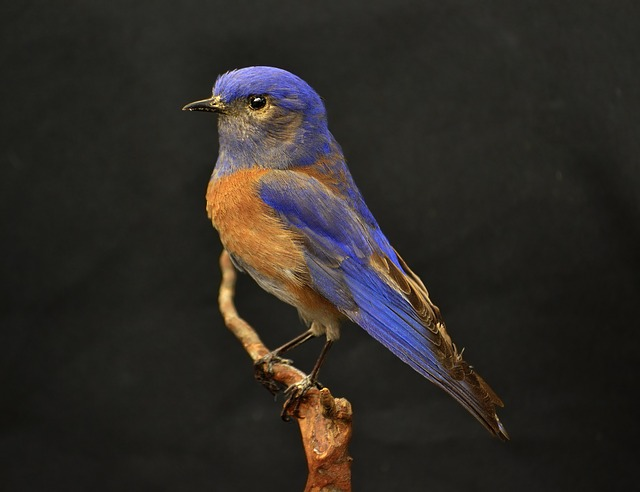
%> input picture exercise1/bird.jpg, 640 x 492 px
$ octave test_immask.m   (GNU Octave 9; MATLAB toolbox functions it lacks are replaced by stand-ins)
%> lines starting %> are read from the running program, lines starting %| are printed output that depends on the picture; in (x1, y1, x2, y2) boxes, pixels count from 0 and x2, y2 are one past the last pixel; in counts of white or black regions, pixels touching at a corner belong together; the program's own positions count from 1
### exercise1/myhist.m
%%%%%%%%%%%%%%%%%%%%%%%%%%%%%%%%%%%%%%%%%%%%%%%%%%%%%%%%%%%%%%%%%

% (b) Myhist. Porazdelitev intenzitete.

function [ H, bins ] = myhist(I , nbins)
I = reshape(I, 1, numel(I) ); % reshape image in 1D vector size of the
% numberor array elements in I

H = zeros(1, nbins) ; % initialize the histogram, fill vek with 0s

max_val_in = 255 ; % highest input value
min_val_in = 0 ; % lowest input value
max_val_out = nbins; % highest cell index
min_val_out = 1 ; % lowest cell index

% Compute bin numbers for all pixels
f = (max_val_out - min_val_out) / (max_val_in - min_val_in); % Compute the scaling factor
idx = floor(double(I) * f) + min_val_out; % Calculate indices for all pixels
idx(idx > nbins) = nbins; % Truncate the outliers, clamp if excedes max

for i = 1 : length(I) % Now iterate the image and increase appropriate histogram cell for each ?- pixel
    H(idx(i)) = H(idx(i)) + 1;
end

% Normalize the histogram (sum of cell values equals 1)
H = H / sum(H) ;

% Compute reference values for all cells in the histogram
bins = ( (1 : nbins) - min_val_out) ./ f;

%%%%%%%%%%%%%%%%%%%%%%%%%%%%%%%%%%%%%%%%%%%%%%%%%%%%%%%%%%%%%%%%%

### exercise1/otsu.m
% (f) Otsu.
function threshold = otsu(I)
    nbins = 256;
    counts = myhist(I, nbins); % Obtain the histogram
    p = counts / sum(counts); % Normalize the histogram. Ze normaliziran?
    sigma = zeros(nbins, 1);
    for t = 1 : nbins
    qlow = sum(p(1:t));
    qhigh = sum(p(t + 1 : end));
    miu_L = sum(p(1:t) .* (1:t)) / qlow;
    miu_H = sum(p(t + 1 : end) .* (t + 1 : nbins)) ./ qhigh;
    sigma(t) = qlow * qhigh * (miu_L - miu_H) ^ 2;
    end
    [~, threshold] = max(sigma(:)); % nastavimo treshold na vrednost maksimuma.
end

### exercise1/immask.m
function I = immask(I, M)

M_int = uint8(M);

I(:,:,1) = I(:,:,1) .* M_int(:,:);
I(:,:,2) = I(:,:,2) .* M_int(:,:);
I(:,:,3) = I(:,:,3) .* M_int(:,:);

end

### exercise1/test_immask.m
%%%%%%%%%%%%%%%%%%%%%%%%%%%%%%%%%%%%%%%%%%%%%%%%%%%%%%%%%%%%%%%%%

% (c) Test immask.

I = imread('bird.jpg');
%> I is the input picture: size 492x640x3 uint8; mean R, G, B 46.1, 42.1, 37.6

M = rgb2gray(I);
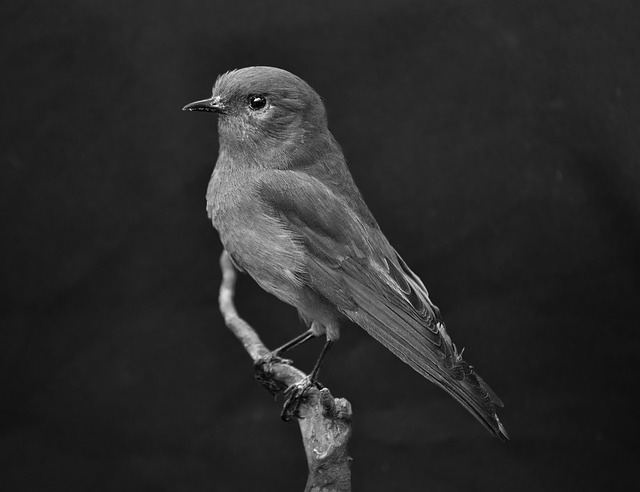
%> M: size 492x640 uint8; min 0, max 254, mean 42.8
SE = ones(20);

M = M > otsu(M);
%> after the loop in myhist, `for i = 1 : length(I)`: H = 256 values, max 18270 at index 32, min 0 at index 238, mean 1230
%> in myhist, `H = H / sum(H) ;`: H = 256 values, max 0.058 at index 32, min 0 at index 238, mean 0.00391
%> in otsu, `counts = myhist(I, nbins);`: counts has the same summary as H in myhist
%> in otsu, `p = counts / sum(counts);`: p has the same summary as H in myhist
%> the loop in otsu, `for t = 1 : nbins` made 256 passes
%> (qlow, qhigh, miu_L, miu_H) on passes 1 to 3: (1.27e-05, 1, 1, 43.84), (6.67e-05, 1, 1.81, 43.85), (0.000124, 1, 2.36, 43.85)
%> in otsu, `[~, threshold] = max(sigma(:));`: threshold = 75
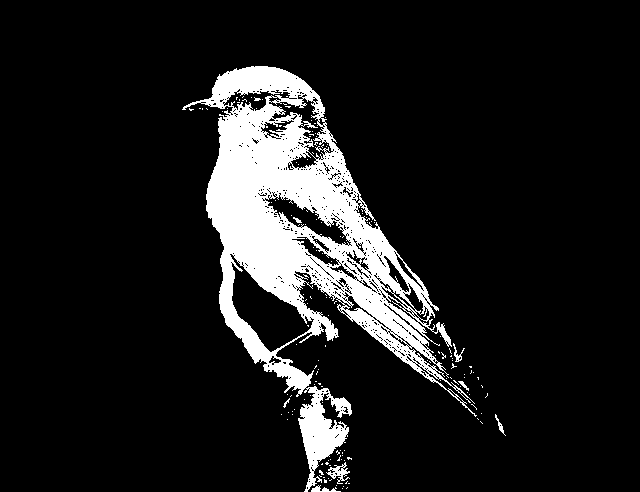
%> M: size 492x640 logical; 11.4% white; 153 white regions (145 under 20 px), largest, box (x1, y1, x2, y2) and area: (182, 66, 477, 492) 34843, (326, 462, 350, 484) 202, (311, 485, 341, 492) 97
M = imerode(imdilate(M, SE), SE);
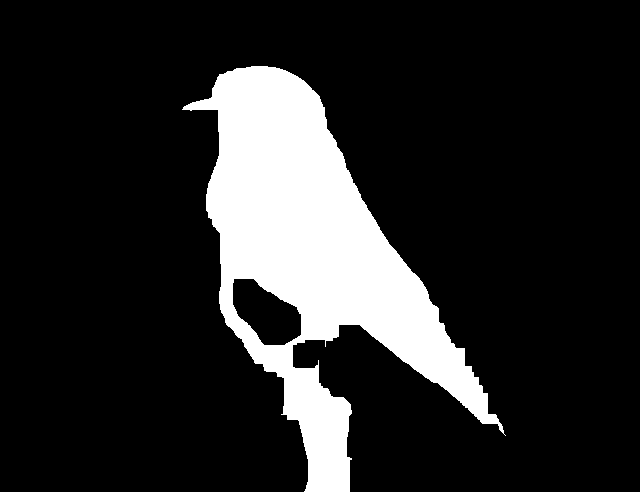
%> M: size 492x640 logical; 15.8% white; 1 white region, box (x1, y1, x2, y2) and area: (182, 66, 506, 492) 49889

figure(2); clf; imshow(immask(I, M));
%> in immask, `I(:,:,1) = I(:,:,1) .* M_int(:,:);`:
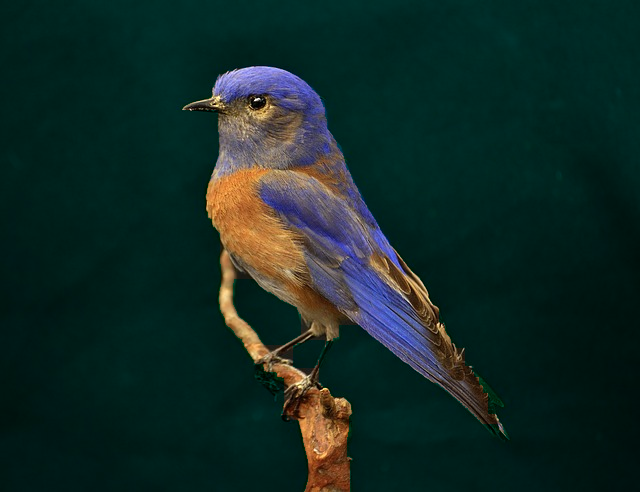
%> I: size 492x640x3 uint8; mean R, G, B 18.2, 42.1, 37.6
%> in immask, `I(:,:,2) = I(:,:,2) .* M_int(:,:);`:
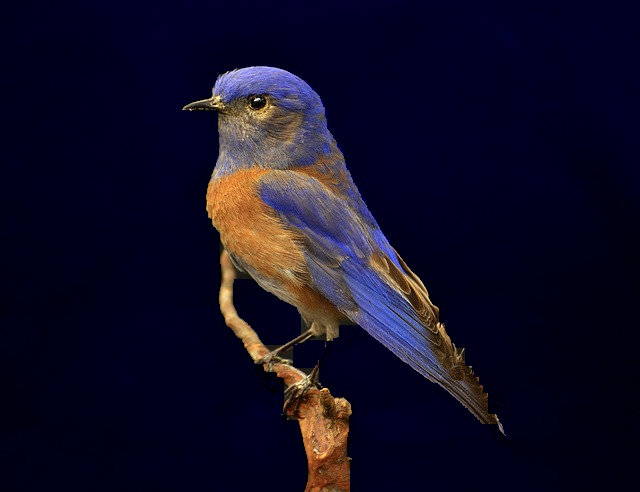
%> I: size 492x640x3 uint8; mean R, G, B 18.2, 14.6, 37.6
%> in immask, `I(:,:,3) = I(:,:,3) .* M_int(:,:);`:
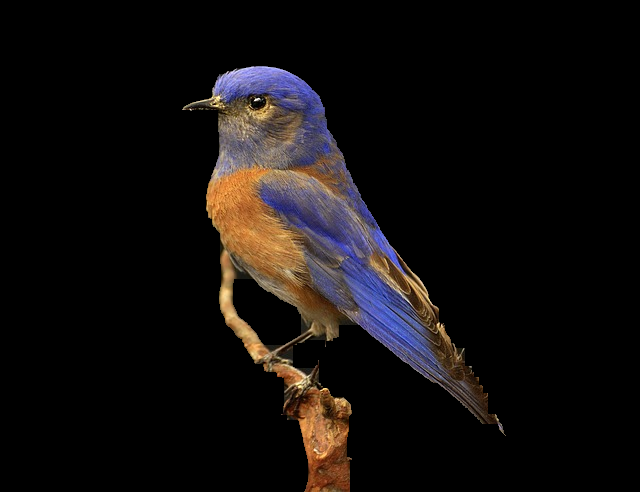
%> I: size 492x640x3 uint8; mean R, G, B 18.2, 14.6, 13.9


%%%%%%%%%%%%%%%%%%%%%%%%%%%%%%%%%%%%%%%%%%%%%%%%%%%%%%%%%%%%%%%%%
